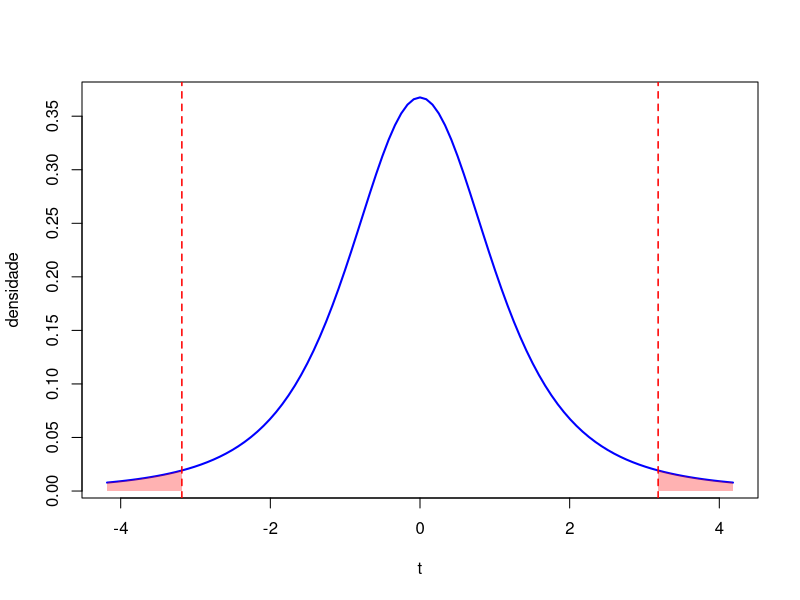

The R source for this figure: (Note: this script raises an error after producing the figure.)
# ============================================================
# Estatística Aplicada
# Grupo de Exercícios de Revisão — Inferência Estatística
# Exercícios 1 a 5
# ============================================================

# Pacotes necessários
# install.packages("pwr")   # rodar uma vez, se ainda não tiver o pacote
library(pwr)


# ------------------------------------------------------------
# Funções
# ------------------------------------------------------------
plot_dist_t <- function(n = 4, mean_sample = 9, dp_sample = 0.6, alpha = 0.05) {
  
  # Valor crítico da distribuição t
  qq <- qt(1 - alpha/2, n - 1)
  
  # Gerando o vetor aleatório (caso queira usá-lo posteriormente no script)
  lista_de_vetores <- rnorm(n, mean = mean_sample, sd = dp_sample)
  
  # Limite estendido para o gráfico não cortar as bordas
  limite_grafico <- qq + 1
  
  # 1. Desenha a curva teórica
  curve(dt(x, df = n - 1), from = -limite_grafico, to = limite_grafico, 
        ylab = "densidade", xlab = "t", col = "blue", lwd = 2)
  
  # 2. Pinta a extremidade esquerda (de -limite_grafico até -qq)
  x_esq <- seq(-limite_grafico, -qq, length = 100)
  y_esq <- dt(x_esq, df = n - 1)
  polygon(c(-limite_grafico, x_esq, -qq), c(0, y_esq, 0), col = rgb(1, 0, 0, 0.3), border = NA)
  
  # 3. Pinta a extremidade direita (de qq até limite_grafico)
  x_dir <- seq(qq, limite_grafico, length = 100)
  y_dir <- dt(x_dir, df = n - 1)
  polygon(c(qq, x_dir, limite_grafico), c(0, y_dir, 0), col = rgb(1, 0, 0, 0.3), border = NA)
  
  # 4. Adiciona as linhas tracejadas verticais nos valores críticos
  abline(v = c(-qq, qq), lty = 2, col = "red", lwd = 1.5)
  
  # Opcional: Retorna a lista de vetores gerada invisivelmente caso precise dela
  return(invisible(lista_de_vetores))
}


# ------------------------------------------------------------
# Exercício 1
# ------------------------------------------------------------
# Peso da glândula pituitária em 4 ratinhos: média = 9.0 mg, desvio padrão = 0.6 mg
# IC a 95% para a média populacional

n = 4
mean_sample = 9
dp_sample = 0.6
alpha = 0.05
se = dp_sample/sqrt(n)


plot_dist_t(n = n, mean_sample = mean_sample, dp_sample = dp_sample, alpha = alpha) 

mean_sample + c(-1,1)*qt(1-alpha/2,n-1)*se


# ------------------------------------------------------------
# Exercício 2
# ------------------------------------------------------------
# Consumo de oxigénio (ml) em 30 suspensões celulares
# H0: mu = 12   vs   H1: mu != 12   (alpha = 0.05)

x <- c(14.2, 13.8, 14.2, 14.4, 11.5, 16.0, 14.9, 15.3, 13.8, 14.8,
            13.2, 14.4, 12.6, 14.1, 13.1, 11.7, 14.8, 14.1, 13.1, 13.6,
            14.1, 14.8, 11.7, 12.4, 12.6, 11.0, 13.2, 14.6, 12.7, 14.8)

n = length(x)
mu = 12
mean_sample = mean(x)
sd_sample2 = (sum(x^2)-n*(mean_sample^2))/(n-1)
alpha = 0.05
qt(1-alpha/2,n-1)

plot_dist_t(n = n, mean_sample = mean_sample, dp_sample = sd_sample, alpha = alpha) 

t = (mean_sample-mu)/(sqrt(sd_sample2/n))
ic = mean_sample + c(-1,1)*qt(1-alpha/2,n-1)*(sqrt(sd_sample2/n))

qqnorm(x)
qqline(x)

(t.test(x, mu = 12, alternative = "two.sided", conf.level = 0.95))


# ------------------------------------------------------------
# Exercício 3
# ------------------------------------------------------------
# Tempo de vida (horas) de 24 bactérias.
# Laboratório A afirma mu > 250h; Laboratório B testa essa afirmação.
# H0: mu <= 250   vs   H1: mu > 250   (alpha = 0.05, teste unilateral à direita)

dados3 <- c(271, 198, 219, 225, 253, 262, 224, 291, 264, 211, 268, 243,
            230, 275, 284, 282, 216, 288, 253, 236, 295, 252, 272, 294)

n = length(dados3)
mean_sample = mean(dados3)
mu = 250
sd_sample2 = (sum(dados3^2)-n*(mean_sample^2))/(n-1)
alpha = 0.05
qt(1-alpha,n-1)

plot_dist_t(n = n, mean_sample = mean_sample, dp_sample = sd_sample2, alpha = alpha) 

t = (mean_sample-mu)/sqrt(sd_sample2/n)
ic = mean_sample + c(-1,1)*qt(1-alpha/2,n-1)*sqrt(sd_sample2/n)

(t.test(dados3, mu = mu, alternative = "greater", conf.level = 0.95))

abline(v = c(-t, t), lty = 2, col = "red", lwd = 1.5)

---


install.packages("pwr") # apenas uma vez
library(pwr)


# t = 0.7465, df = 23, p-value = 0.2315 (> 0.05) -> Não se rejeita H0.
# (No SPSS, como o teste lá é sempre bilateral, dividir o p-value por 2.)
# Conclusão: os dados não fornecem evidência suficiente para confirmar a
# afirmação do laboratório A.

# Como não se rejeitou H0 -> análise de potência
d3 <- (mean(dados3) - 250) / sd(dados3)   # tamanho de efeito de Cohen
pwr.t.test(n = length(dados3), d = d3, sig.level = 0.05,
           type = "one.sample", alternative = "greater")
# A potência calculada mostra a probabilidade de detetar corretamente um
# efeito desta magnitude, com esta dimensão amostral e este nível de significância.


# ------------------------------------------------------------
# Exercício 4
# ------------------------------------------------------------
# Consumo energético diário em 242 mulheres americanas (> 30 anos)
# Apenas estatísticas-resumo disponíveis (sem dados brutos) -> cálculo "à mão" em R
# H0: mu = 7725   vs   H1: mu != 7725   (alpha = 0.01)

n = 242
mean = 6992.6
sd = 1176.83
alph = 0.01
mu = 7725

qt(1-alpha/2,n-1) # 1.969856

plot_dist_t(n = n, mean_sample = mean, dp_sample = sd, alpha = alpha) 

t = (mean-mu)/(sd/sqrt(n))
ic = mean + c(-1,1)*qt(1-alpha/2,n-1)*sd/sqrt(n)


# ------------------------------------------------------------
# Exercício 5
# ------------------------------------------------------------
# Pressão arterial sistólica (mmHg) em 25 indivíduos com patologia cardíaca

dados5 <- c(162, 177, 151, 167, 141, 153, 143, 157, 123, 161, 147, 157, 141,
            157, 151, 134, 134, 128, 151, 112, 142, 121, 130, 134, 120)

n = length(dados5)
mean_a = mean(dados5)
sd2 = (sum(x^2)+n*(mean_a^2))/(n-1)
alpha = 0.05

# a
hist(dados5)
qqline(dados5)
qqnorm(dados5)

# b

## nao rejeita Ho

# c
mu = 140
t = (mean_a-mu)/(sd2/sqrt(n))
qt(1-alpha/2,n-1)
plot_dist_t(n = n, mean_sample = mean, dp_sample = sd, alpha = alpha) 
abline(v = c(-t, t), lty = 2, col = "red", lwd = 1.5)

(t.test(dados5, mu = mu, alternative = "greater", conf.level = 0.99))

# Como não se rejeitou H0 -> análise de potência
d5 <- (mean(dados5) - 140) / sd(dados5)
pwr.t.test(n = length(dados5), d = d5, sig.level = 0.01,
           type = "one.sample", alternative = "greater")

# (d) Cálculo "à mão" do valor-p a partir da estatística t
t.obs5   <- (mean(dados5) - 140) / (sd(dados5) / sqrt(length(dados5)))
p.valor5 <- 1 - pt(t.obs5, df = length(dados5) - 1)
cat("t =", t.obs5, " | valor-p =", p.valor5, "\n")


# ------------------------------------------------------------
# Exercício 6
# ------------------------------------------------------------
n = 3918
mean_a = 0.9
sd_a = 0.96
alpha = 0.05
mu = 1
qt(1-alpha/2,n-1)

t = (mean_a-mu)/(sd_a/sqrt(n))
ic = mean_a + c(-1,1)*qt(1-alpha/2,n-1)*(sd_a/sqrt(n))

2*pt(t,n-1)

# ------------------------------------------------------------
# Exercício 7
# ------------------------------------------------------------

n = 49 
mean_a = 21
sd_a = 11
alpha = 0.95

# a
t = (mean_a - 30)/(sd_a/sqrt(n))
qt(1-alpha/2,n-1)

# b
pt(t,n-1)

# ------------------------------------------------------------
# Exercício 8 --- NAO CONSEGUI FAZER NA MAO
# ------------------------------------------------------------

n = 24
dados8 = c(63, 68, 79, 65, 64, 63, 65, 44, 76, 74, 66, 46, 67, 73, 69, 76, 75, 78, 88, 42, 64, 41, 65, 65)
length(dados8)
mean_a = mean(dados8)
sd2 = (sum(dados8^2)+n*(mean_a^2))/(n-1)

mu = 70
t = (mean_a - mu)/(sd2/sqrt(n))

(t.test(dados8, mu = mu, alternative = "less", conf.level = 0.95))


# ------------------------------------------------------------
# Exercício 9
# ------------------------------------------------------------

dadosa = c(56, 67, 42, 48, 55, 61, 52, 39, 47, 58, 50, 40, 59, 62, 44, 57)
dadosb = c(78, 34, 37, 72, 58, 68, 27, 55, 65, 40, 75, 33, 66)

na = length(dadosa)
nb = length(dadosb)

mean_a = mean(dadosa)
mean_b = mean(dadosb)

sda = (sum(dadosa^2)+na*(mean_a))/(na-1)
sdb = (sum(dadosb^2)+nb*(mean_b))/(nb-1)

# variancias iguais 
t.test(dadosa, dadosb, var.equal = TRUE) # p-value = 0.6736

# variancias diferentes
t.test(dadosa, dadosb, var.equal = FALSE) # p-value = 0.6962


# ------------------------------------------------------------
# Exercício 10
# ------------------------------------------------------------

# a: sindrome Down -- b: sem
na = 12
nb = 15

mean_a = 4.5
mean_b = 3.4

sda = 1
sdb = 1.225

sp <- sqrt(((na-1)*sda^2 + (nb-1)*sdb^2)/(na+nb-2))
t <- (mean_a-mean_b)/(sp*sqrt(1/na + 1/nb))
gl <- na+nb-2

2 * pt(-abs(t), df = gl)

# ------------------------------------------------------------
# Exercício 11
# ------------------------------------------------------------



# ------------------------------------------------------------
# Exercício 12
# ------------------------------------------------------------
# ------------------------------------------------------------
# Exercício 13
# ------------------------------------------------------------
# ------------------------------------------------------------
# Exercício 14
# ------------------------------------------------------------
# ------------------------------------------------------------
# Exercício 15
# ------------------------------------------------------------
# ------------------------------------------------------------
# Exercício 16
# ------------------------------------------------------------
# ------------------------------------------------------------
# Exercício 17
# ------------------------------------------------------------
# ------------------------------------------------------------
# Exercício 18
# ------------------------------------------------------------
# ------------------------------------------------------------
# Exercício 19
# ------------------------------------------------------------
# ------------------------------------------------------------
# Exercício 20
# ------------------------------------------------------------
